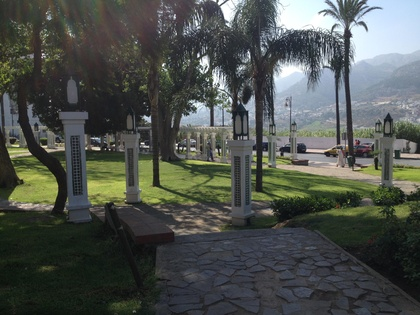
%> input picture image_filtre.jpg, 420 x 315 px, shrunk from 3264 x 2448 before the run
$ octave --eval "result = Robert(imread('image_filtre.jpg'));"   (GNU Octave 9; MATLAB toolbox functions it lacks are replaced by stand-ins)
%> lines starting %> are read from the running program, lines starting %| are printed output that depends on the picture
function res= Robert(im)
    G1=im2gray(im);
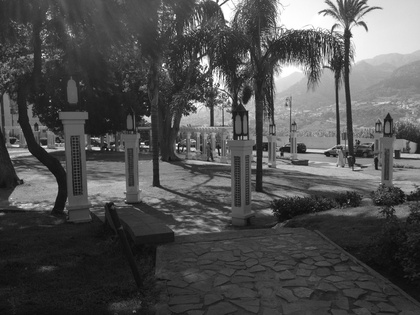
%> G1: size 315x420 uint8; min 8, max 255, mean 80.8
    DG=im2double(G1);
    [l ,c]=size(DG);
%> l = 315; c = 420
    res=DG;
    for i=1:l-1
        for j=1:c-1
           %derive horizontale
           x=DG(i+1,j+1)-DG(i,j);
           %derive verticale
           y=DG(i,j+1)-DG(i+1,j);
           %le module
           res(i,j)=sqrt(double(x^2+y^2));
        end
    end
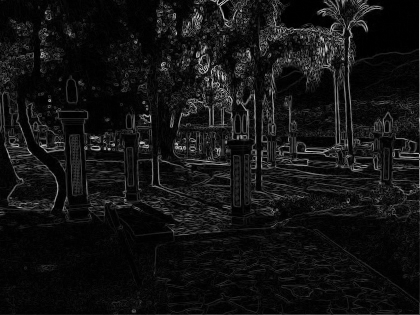
%> res: size 315x420 double; min 0, max 0.949, mean 0.0755
end
